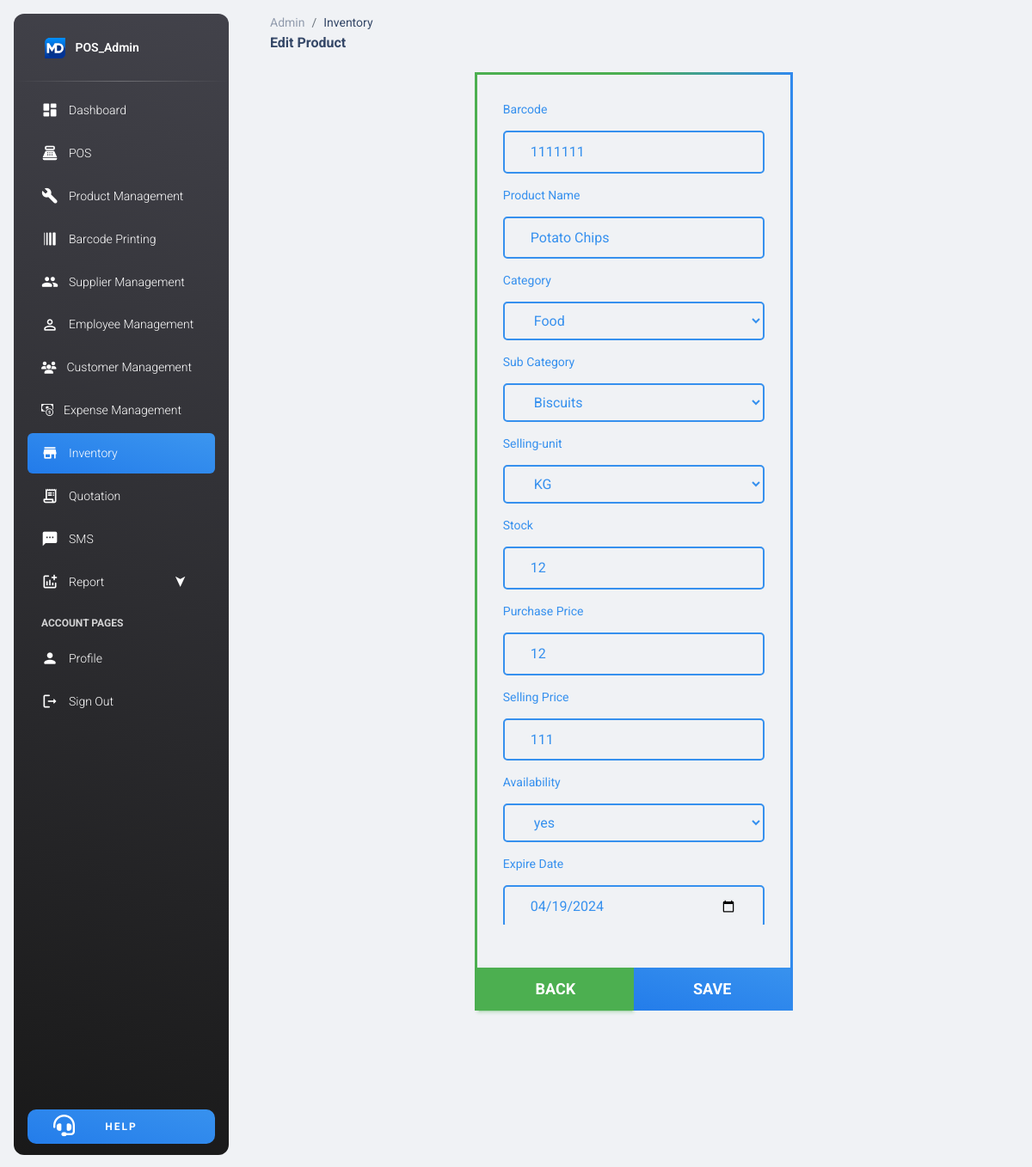
/Admin_panel/editProduct.php?id=1111111, run on the app's committed database.
### tables this page shows
CREATE TABLE `product` (
  `barcode` bigint(255) NOT NULL,
  `name` varchar(255) NOT NULL,
  `cat` varchar(255) NOT NULL,
  `subcat` varchar(255) NOT NULL,
  `unit` text NOT NULL,
  `stock` int(255) NOT NULL,
  `purchase_price` int(255) NOT NULL,
  `selling_price` int(255) NOT NULL,
  `availability` varchar(255) NOT NULL,
  `created_at` date NOT NULL,
  `expire_at` date NOT NULL
);

CREATE TABLE `category` (
  `id` int(255) NOT NULL,
  `name` varchar(255) NOT NULL,
  `status` varchar(255) NOT NULL,
  `created_at` date NOT NULL
);

CREATE TABLE `subcategory` (
  `id` int(255) NOT NULL,
  `category` int(255) NOT NULL,
  `sub_category` varchar(255) NOT NULL,
  `status` varchar(255) NOT NULL,
  `created_at` date NOT NULL
);

CREATE TABLE `selling_unit` (
  `id` int(255) NOT NULL,
  `unit` varchar(255) NOT NULL,
  `status` varchar(255) NOT NULL,
  `created_at` date NOT NULL
);

### Admin_panel/editProduct.php (the view, shortened to what this page needs)
<!DOCTYPE html>
<html lang="en">
<head>
  <link rel="stylesheet" href="https://cdn.jsdelivr.net/npm/bootstrap-icons@1.11.3/font/bootstrap-icons.min.css">
  <link rel="stylesheet" href="https://cdnjs.cloudflare.com/ajax/libs/font-awesome/6.5.1/css/fontawesome.min.css" />
  <link href="../assets/css/nucleo-icons.css" rel="stylesheet" />
  <link href="../assets/css/nucleo-svg.css" rel="stylesheet" />
  <link href="../assets/css/editProduct.css" rel="stylesheet" />
  <link id="pagestyle" href="../assets/css/material-dashboard.css?v=3.1.0" rel="stylesheet" />
</head>
<body class="g-sidenav-show  bg-gray-200">
  <aside class="sidenav navbar navbar-vertical navbar-expand-xs border-0 border-radius-xl my-3 fixed-start ms-3   bg-gradient-dark" id="sidenav-main">
    <div class="sidenav-header">
      <a class="navbar-brand m-0" href=" https://demos.creative-tim.com/material-dashboard/pages/dashboard " target="_blank">
        <img src="../assets/img/MD logo.svg" class="navbar-brand-img h-100" alt="main_logo">
        <span class="ms-1 font-weight-bold text-white">POS_Admin</span>
      </a>
    </div>
    <hr class="horizontal light mt-0 mb-2">
    <div class="collapse navbar-collapse  w-auto " id="sidenav-collapse-main">
      <ul class="navbar-nav">
        <li class="nav-item">
          <a class="nav-link text-white" href="dashboard.php">
            <div class="text-white text-center me-2 d-flex align-items-center justify-content-center">
              <i class="material-icons opacity-10">dashboard</i>
            </div>
            <span class="nav-link-text ms-1">Dashboard</span>
          </a>
        </li>
        <li class="nav-item">
          <a class="nav-link text-white" href="pos.php">
            <div class="text-white text-center me-2 d-flex align-items-center justify-content-center">
              <i class="material-icons opacity-10">point_of_sale</i>
            </div>
            <span class="nav-link-text ms-1">POS</span>
          </a>
        </li>
        <li class="nav-item">
          <a class="nav-link text-white " href="product_management.php">
            <div class="text-white text-center me-2 d-flex align-items-center justify-content-center">
              <i class="material-icons opacity-10">build</i>
            </div>
            <span class="nav-link-text ms-1">Product Management</span>
          </a>
        </li>
        <li class="nav-item">
          <a class="nav-link text-white " href="barcode_printing.php">
            <div class="text-white text-center me-2 d-flex align-items-center justify-content-center">
              <i class="material-icons opacity-10" style="transform:rotate(90deg);">line_weight</i>
            </div>
            <span class="nav-link-text ms-1">Barcode Printing</span>
          </a>
        </li>
        <li class="nav-item">
          <a class="nav-link text-white " href="supplier_management.php">
            <div class="text-white text-center me-2 d-flex align-items-center justify-content-center">
              <i class="material-icons opacity-10">group</i>
            </div>
            <span class="nav-link-text ms-1">Supplier Management</span>
          </a>
        </li>
        <li class="nav-item">
          <a class="nav-link text-white " href="sales_staff.php">
            <div class="text-white text-center me-2 d-flex align-items-center justify-content-center">
              <i class="material-icons opacity-10">person_outline</i>
            </div>
            <span class="nav-link-text ms-1">Employee Management</span>
          </a>
        </li>
        <li class="nav-item">
          <a class="nav-link text-white " href="customer_management.php">
            <div class="text-white text-center me-2 d-flex align-items-center justify-content-center">
              <i class="fas fa-users opacity-10"></i>
            </div>
            <span class="nav-link-text ms-1">Customer Management</span>
          </a>
        </li>
        <li class="nav-item">
          <a class="nav-link text-white " href="expens_management.php">
            <div class="text-white text-center me-2 d-flex align-items-center justify-content-center">
            <i class="bi bi-cash-coin opacity-10"></i>
            </div>
            <span class="nav-link-text ms-1">Expense Management</span>
          </a>
        </li>
        <li class="nav-item">
          <a class="nav-link text-white bg-gradient-primary" href="inventory.php">
            <div class="text-white text-center me-2 d-flex align-items-center justify-content-center">
              <i class="material-icons opacity-10">store</i>
            </div>
            <span class="nav-link-text ms-1">Inventory</span>
          </a>
        </li>
        <li class="nav-item">
          <a class="nav-link text-white " href="quotation.php">
            <div class="text-white text-center me-2 d-flex align-items-center justify-content-center">
              <i class="material-icons opacity-10">receipt_long</i>
            </div>
            <span class="nav-link-text ms-1">Quotation</span>
          </a>
        </li>
        <li class="nav-item">
          <a class="nav-link text-white" href="sms.php">
            <div class="text-white text-center me-2 d-flex align-items-center justify-content-center">
              <i class="material-icons opacity-10">sms</i>
            </div>
            <span class="nav-link-text ms-1">SMS</span>
          </a>
        </li>
        <li class="nav-item sub_menu">
          <div class="nav-link text-white dropdown_menu" href="sales_report.php">
            <div class="text-white text-center me-2 d-flex align-items-center justify-content-center">
              <i class="material-icons opacity-10">addchart</i>
            </div>
            <span class="nav-link-text ms-1">Report</span>
          </div>
        </li>
        <li class="nav-item mt-3">
          <h6 class="ps-4 ms-2 text-uppercase text-xs text-white font-weight-bolder opacity-8">Account pages</h6>
        </li>
        <li class="nav-item">
          <a class="nav-link text-white " href="profile.php">
            <div class="text-white text-center me-2 d-flex align-items-center justify-content-center">
              <i class="material-icons opacity-10">person</i>
            </div>
            <span class="nav-link-text ms-1">Profile</span>
          </a>
        </li>
        <li class="nav-item">
          <a class="nav-link text-white " href="sign_out.php">
            <div class="text-white text-center me-2 d-flex align-items-center justify-content-center">
              <i class="material-icons opacity-10">logout</i>
            </div>
            <span class="nav-link-text ms-1">Sign Out</span>
          </a>
        </li>
      </ul>
    </div>
    <div class="sidenav-footer position-absolute w-100 bottom-1">
      <div class="mx-3">
        <a class="btn bg-gradient-primary w-100 " href="support.php" type="button" style="letter-spacing:2px;border-radius:10px !important;padding:10px !important;"><i class="fas fa-headset position-absolute  text-white" style="font-size:25px;width: 100%; left:-30%; top: 7px;"></i><span class="text-white">Help</span></a>
      </div>
    </div>
  </aside>
  <main class="main-content position-relative max-height-vh-100 h-100 border-radius-lg ">
    <nav class="navbar navbar-main navbar-expand-lg px-0 mx-4 shadow-none border-radius-xl" id="navbarBlur" data-scroll="true">
      <div class="container-fluid py-1 px-3">
        <nav aria-label="breadcrumb">
          <ol class="breadcrumb bg-transparent mb-0 pb-0 pt-1 px-0 me-sm-6 me-5">
            <li class="breadcrumb-item text-sm"><a class="opacity-5 text-dark" href="javascript:;">Admin</a></li>
            <li class="breadcrumb-item text-sm text-dark active" aria-current="page">Inventory</li>
          </ol>
          <h6 class="font-weight-bolder mb-0">Edit Product</h6>
        </nav>
      </div>
    </nav>
    <?php
      require_once('../conn.php');
      $id = $_GET['id'];
      $sql = "select * from product where barcode='$id'";
      $qry = mysqli_query($conn, $sql);
      if(mysqli_num_rows($qry) == 1){
        $row = mysqli_fetch_assoc($qry);
      }
    ?>
    <form action="SQL/editProduct.php?id=<?php echo $row['barcode']; ?>" method="post">
        <div class="scroll">
        <label for="barcode"><span>Barcode</span>
            <input type="text" name="barcode" value="<?php echo $row['barcode']; ?>">
        </label>
        <label for="product_name"><span>Product Name</span>
            <input type="text" name="product_name" value="<?php echo $row['name']; ?>">
        </label>
        <label for="category-drop"><span>Category</span>
            <select name="category" id="category-drop" required>
            <?php
            $sql1 = "select * from category where status = 'enable'";
            $qry1 = mysqli_query($conn, $sql1);
            if(mysqli_num_rows($qry1) > 0)
            {
                $sql3 = "select name from category where id = '$row[cat]'";
                $qry3 = mysqli_query($conn, $sql3);
                if(mysqli_num_rows($qry3) == 1)
                    $row3 = mysqli_fetch_assoc($qry3);
                echo "<option value='".$row3['id']."'>".$row3['name']."</option>";
            }
            else{
                echo "<option disabled>No Category Found</option>";
            }
            ?>
            </select>
        </label>
        <label for="sub-category-drop"><span>Sub Category</span>
            <select name="sub_category" id="sub-category-drop" required>
            <?php
                $sql4 = "select sub_category from subcategory where id = '$row[subcat]'";
                $qry4 = mysqli_query($conn, $sql4);
                if(mysqli_num_rows($qry4) == 1)
                    $row4 = mysqli_fetch_assoc($qry4);
            ?>
            <option value="<?php echo $row5['id']; ?>"><?php echo $row4['sub_category']; ?></option>
            </select>
        </label>
        <label for="selling_unit"><span>Selling-unit</span>
            <select name="selling_unit" id="selling-unit" required>
            <?php
            $sql2 = "select * from selling_unit where status = 'enable'";
            $qry2 = mysqli_query($conn, $sql2);
            if(mysqli_num_rows($qry2) > 0)
            {
                $sql5 = "select unit from selling_unit where id = '$row[unit]'";
                $qry5 = mysqli_query($conn, $sql5);
                if(mysqli_num_rows($qry5) == 1)
                    $row5 = mysqli_fetch_assoc($qry5);
                echo "<option value='".$row5['id']."'>".$row5['unit']."</option>";
            }
            else{
                echo "<option disabled>No Category Found</option>";
            }
            ?>
            </select>
        </label>
        <label for="stock"><span>Stock</span>
            <input type="text" name="stock" id="stock" value="<?php echo $row['stock']; ?>">
        </label>
        <label for="purchase_price"><span>Purchase Price</span>
            <input type="text" name="purchase_price" id="purchase_price" value="<?php echo $row['purchase_price']; ?>">
        </label>
        <label for="selling_price"><span>Selling Price</span>
            <input type="text" name="selling_price" id="selling_price" value="<?php echo $row['selling_price']; ?>">
        </label>
        <label for="avail"><span>Availability</span>
            <select name="avail" id="avail">
                <option selected><?php echo $row['availability']; ?></option>
            </select>
        </label>
        <label for="expire"><span>Expire Date</span>
            <input type="date" name="expire" id="expire" value="<?php echo $row['expire_at']; ?>">
        </label>
        <div class="button">
            <a href="inventory.php"><button class="btn btn-success" type="button">Back</button></a>
            <button class="btn bg-gradient-primary" type="submit" name="submit">Save</button>
        </div>
        </div>
    </form>

### assets/css/editProduct.css (style rules this page uses)
form { width: 40%; height: fit-content; margin: auto; padding: 10px 10px; padding-bottom: 100px; position: relative; border: 3px solid; border-image: linear-gradient(to right, #4CAF50 50%, #3089ED 100%) 1 stretch repeat; margin-top: 1%; border-bottom: none; }
form .scroll { padding: 5px 20px; width: 100%; height: 72vh; overflow-y: scroll; }
form label { width: 100%; margin: 0px 0px; }
form label span { line-height: 50px; color: #3690EE; }
form label input, select { width: 100%; padding: 10px 30px; background: transparent; border:2px solid #3690EE; outline: none; border-radius: 5px; -webkit-border-radius: 5px; -moz-border-radius: 5px; -ms-border-radius: 5px; -o-border-radius: 5px; color: #3690EE; font-size: 16px; }
form label select { font-size: 16px; }
.button { position: absolute; bottom: 0; left: 0; width: 100%; display: flex; justify-content: space-between; }
.button a { width: 50%; }
.button a .btn { width: 100%; }
.button .btn { width: 50%; padding: 10px !important; border-radius: 0px !important; -webkit-border-radius: 0px !important; -moz-border-radius: 0px !important; -ms-border-radius: 0px !important; -o-border-radius: 0px !important; font-size: 18px; }

### data on the page
product: barcode "1111111", product_name "Potato Chips", stock "12", purchase_price "12", selling_price "111", avail "yes", expire "04/19/2024"
category: category "Food"
subcategory: sub_category "Biscuits"
selling_unit: selling_unit "KG"
